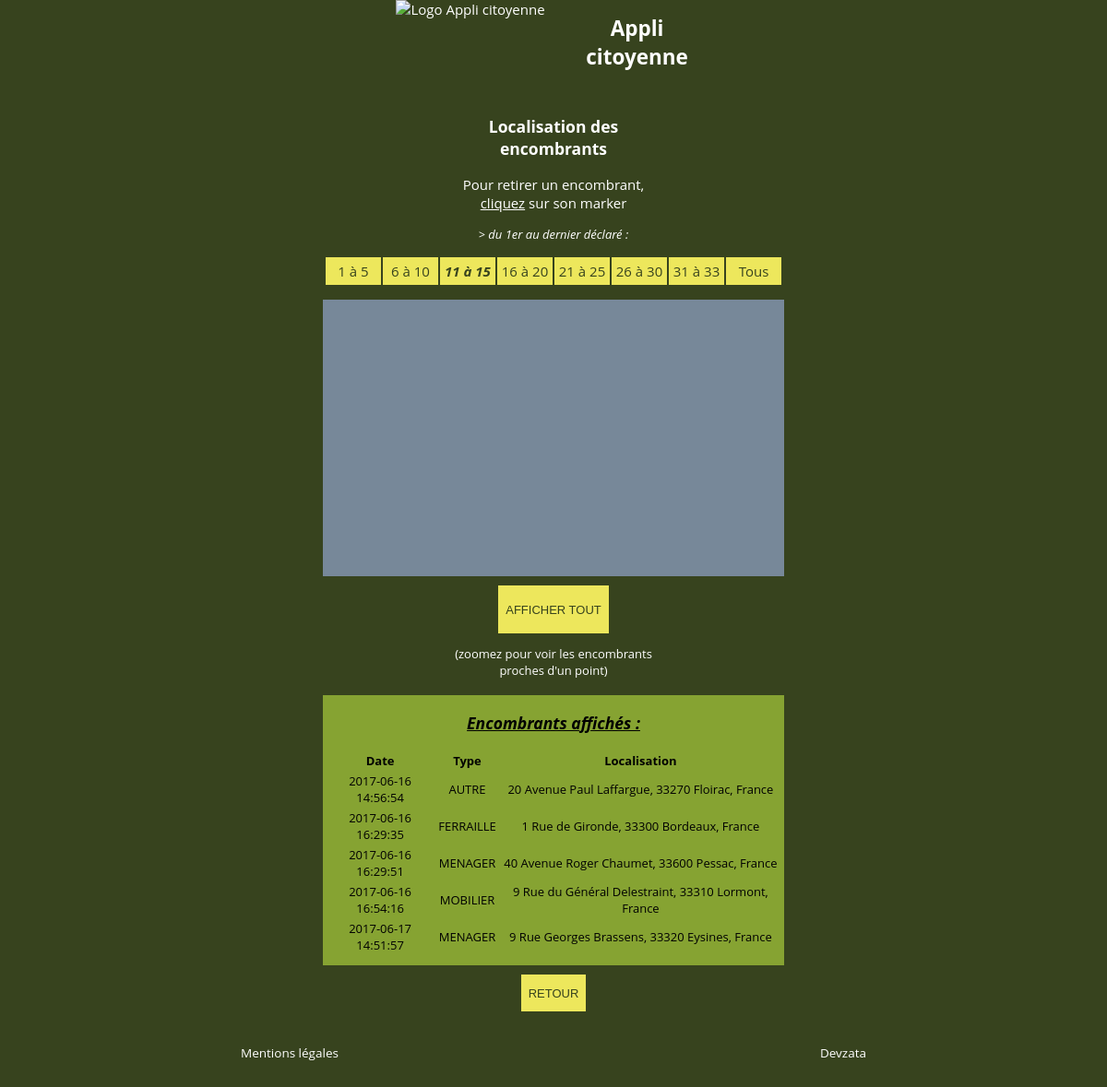
The app's page /trash-app-fl/employee-mapbw.php?pagemap=3 (signed in) with its own data.
### tables this page shows
CREATE TABLE `ta_bulkywaste` (
  `id` int(11) NOT NULL,
  `dat` datetime NOT NULL,
  `type` varchar(30) NOT NULL,
  `lat` double NOT NULL,
  `lng` double NOT NULL,
  `address` varchar(250) NOT NULL,
  `archives` tinyint(1) NOT NULL
);

### trash-app-fl/BulkyWasteManager.php (called while the page is built, shortened)
<?php
class BulkyWasteManager
{
	private $_db;
	public function setDb(PDO $dbArg)
	{
		$this->_db = $dbArg;
	}
	public function getBwCount()
	{
		$q = $this->_db->query('SELECT COUNT(*) FROM ta_bulkywaste WHERE archives=0')->fetchColumn();
		return $q;
	}
}
?>

### trash-app-fl/employee-mapbw.php (the view, shortened to what this page needs)
<?php
if (isset($_SESSION['employee-login-session']) AND isset($_SESSION['employee-password-session']))
{
    include('header.php');
    include('connect-db.php');
    $bwManager = new BulkyWasteManager($db);
    $bwCount = $bwManager->getBwCount();
    $nbBwPerPagemap = 5;
    $nbPagemap = ceil($bwCount/$nbBwPerPagemap);
    if (isset($_GET['completemap']))
    {
        $currentPagemap = 0;
    }
    else
    {
        if (isset($_GET['pagemap']))
        {
            $currentPagemap = $_GET['pagemap'];
        }
        else
        {
            $currentPagemap = 1;
        }
    }
    if (isset($_GET['completemap']))
    {
        $q = $db->query('SELECT * FROM ta_bulkywaste WHERE archives=0 ORDER BY id ASC');
    }
    else
    {
        $q = $db->query('SELECT * FROM ta_bulkywaste WHERE archives=0 ORDER BY id ASC LIMIT ' . ($currentPagemap-1)*$nbBwPerPagemap . ', ' . $nbBwPerPagemap . '');
    }
    while ($row = $q->fetch())
    {
          echo '<marker ';
          echo 'id="' . $row['id'] . '" ';
          echo 'dat="' . $row['dat'] . '" ';
          echo 'type="' . $row['type'] . '" ';
          echo 'lat="' . $row['lat'] . '" ';
          echo 'lng="' . $row['lng'] . '" ';
          echo 'address="' . $row['address'] . '" ';
          echo '/>';
    }
    ?>
    <div class="adapt-height">
        <div class="text-align-center">
            <div id="main-ajax-div">
                <h3>Localisation des<br/>encombrants</h3>
                <p>Pour retirer un encombrant,<br/><span class="underline">cliquez</span> sur son marker</p>
                <p class="font-size-13px italic">> du 1er au dernier déclaré :</p>
                <ul class="bloc-pagemap-ul">
                <?php
                for ($i=1; $i <= $nbPagemap ; $i++)
                {
                    if ($i == $currentPagemap)
                    {
                        if ($i == $nbPagemap)
                        {
                        ?>
                            <li class="bold italic"><?php echo ($i-1)*$nbBwPerPagemap+1; ?> à <?php echo $bwManager->getBwCount(); ?></li>
                        <?php
                        }
                        else
                        {
                        ?>
                            <li class="bold italic"><?php echo ($i-1)*$nbBwPerPagemap+1; ?> à <?php echo $i*$nbBwPerPagemap; ?></li>
                        <?php
                        }
                    }
                    else
                    {
                        if ($i == $nbPagemap)
                        {
                        ?>
                            <li><a href="employee-mapbw.php?pagemap=<?php echo $i; ?>"><?php echo ($i-1)*$nbBwPerPagemap+1; ?> à <?php echo $bwManager->getBwCount(); ?></a></li>
                        <?php
                        }
                        else
                        {
                        ?>
                            <li><a href="employee-mapbw.php?pagemap=<?php echo $i; ?>"><?php echo ($i-1)*$nbBwPerPagemap+1; ?> à <?php echo $i*$nbBwPerPagemap; ?></a></li>
                        <?php
                        }
                    }
                }
                if (isset($_GET['completemap']))
                {
                ?>
                    <li class="bold italic"><a href="employee-mapbw.php?completemap=1">Tous</a></li>
                <?php
                }
                else
                {
                ?>
                    <li><a href="employee-mapbw.php?completemap=1">Tous</a></li>
                <?php
                }
                ?>
                </ul>
                <div class="display-flex justify-content-center padding-bottom-10px">
                    <div id="map" class="bwmap-div"></div>
                </div>
                <a href="employee-mapbw.php?completemap=1"><button class="btn main-btn-style">AFFICHER TOUT</button></a>
                <p class="font-size-13px padding-bottom-5px">(zoomez pour voir les encombrants<br/>proches d'un point)</p>
                <?php
                if (isset($_GET['completemap']))
                {
                }
                else
                {
                ?>
                    <div class="display-flex justify-content-center padding-bottom-10px">
                        <div class="padding-bottom-10px map-width-adjust vert-eau-bkgd black-font-color">
                            <h3 class="italic underline">Encombrants affichés :</h3>
                                <table class="font-size-13px">
                                    <tr>
                                        <th>Date</th>
                                        <th>Type</th>
                                        <th>Localisation</th>
                                    </tr>
                                    <?php
                                    $q = $db->query('SELECT * FROM ta_bulkywaste WHERE archives=0 ORDER BY id ASC LIMIT ' . ($currentPagemap-1)*$nbBwPerPagemap . ', ' . $nbBwPerPagemap . '');
                                    while ($row = $q->fetch())
                                    {
                                        echo '<tr>';
                                            echo '<td>' . $row['dat'] . '</td>';
                                            echo '<td>' . $row['type'] . '</td>';
                                            echo '<td>' . $row['address'] . '</td>';
                                        echo '</tr>';
                                    }
                                    ?>
                                </table>
                        </div>
                    </div>
                <?php
                }
                ?>
            <a href="employee.php"><button class="btn default-btn-style">RETOUR</button></a>
            </div>
        </div>
    </div>
    <?php
    include('footer.php');
}
else
{
    echo '<p>Cette page est réservée aux employés connectés.</p>';
}
?>

### trash-app-fl/css/style.css (style rules this page uses)
.vert-chrome-bkgd { background-color: #37431E; }
.vert-eau-bkgd { background-color: #86A332; }
.black-font-color { color: black; }
.adapt-height { min-height: 200px; }
.padding-bottom-5px { padding-bottom: 5px; }
.padding-bottom-10px { padding-bottom: 10px; }
.display-flex { display: flex; }
.justify-content-center { justify-content: center; }
.text-align-center { text-align: center; }
.font-size-13px { font-size: 13px; }
.bold { font-weight: bold; }
.italic { font-style: italic; }
.underline { text-decoration: underline; }
body { margin: 0; font-size: 15px; color: white; font-family: 'Open Sans', Roboto, sans-serif; }
a { color: white; text-decoration: none; }
.btn { font-size: 13px; color: #37431E; border: 0; background-color: #EDE75C; }
.default-btn-style { height: 40px; min-width: 70px; }
.main-btn-style { height: 52px; width: 120px; }
.bwmap-div { height: 300px; width: 90%; max-width: 500px; color: black; background-color: lightslategrey; }
.map-width-adjust { width: 90%; max-width: 500px; }
.bloc-pagemap-ul { display: flex; justify-content: center; flex-wrap: wrap; padding: 0 10px 0 10px; }
.bloc-pagemap-ul li { width: 60px; padding-top: 5px; padding-bottom: 5px; margin: 1px; list-style-type: none; color: #37431E; background: #EDE75C; }
.bloc-pagemap-ul li a { color: #37431E; }

### records on screen
ta_bulkywaste: dat "2017-06-16 14:56:54", type "AUTRE", address "20 Avenue Paul Laffargue, 33270 Floirac, France"
ta_bulkywaste: dat "2017-06-16 16:29:35", type "FERRAILLE", address "1 Rue de Gironde, 33300 Bordeaux, France"
ta_bulkywaste: dat "2017-06-16 16:29:51", type "MENAGER", address "40 Avenue Roger Chaumet, 33600 Pessac, France"
ta_bulkywaste: dat "2017-06-16 16:54:16", type "MOBILIER", address "9 Rue du Général Delestraint, 33310 Lormont, France"
ta_bulkywaste: dat "2017-06-17 14:51:57", type "MENAGER", address "9 Rue Georges Brassens, 33320 Eysines, France"

### other values on screen
$i*$nbBwPerPagemap "5"
$i*$nbBwPerPagemap "10"
$i*$nbBwPerPagemap "15"
$i*$nbBwPerPagemap "20"
$i*$nbBwPerPagemap "25"
$i*$nbBwPerPagemap "30"
$bwManager->getBwCount() "33"
